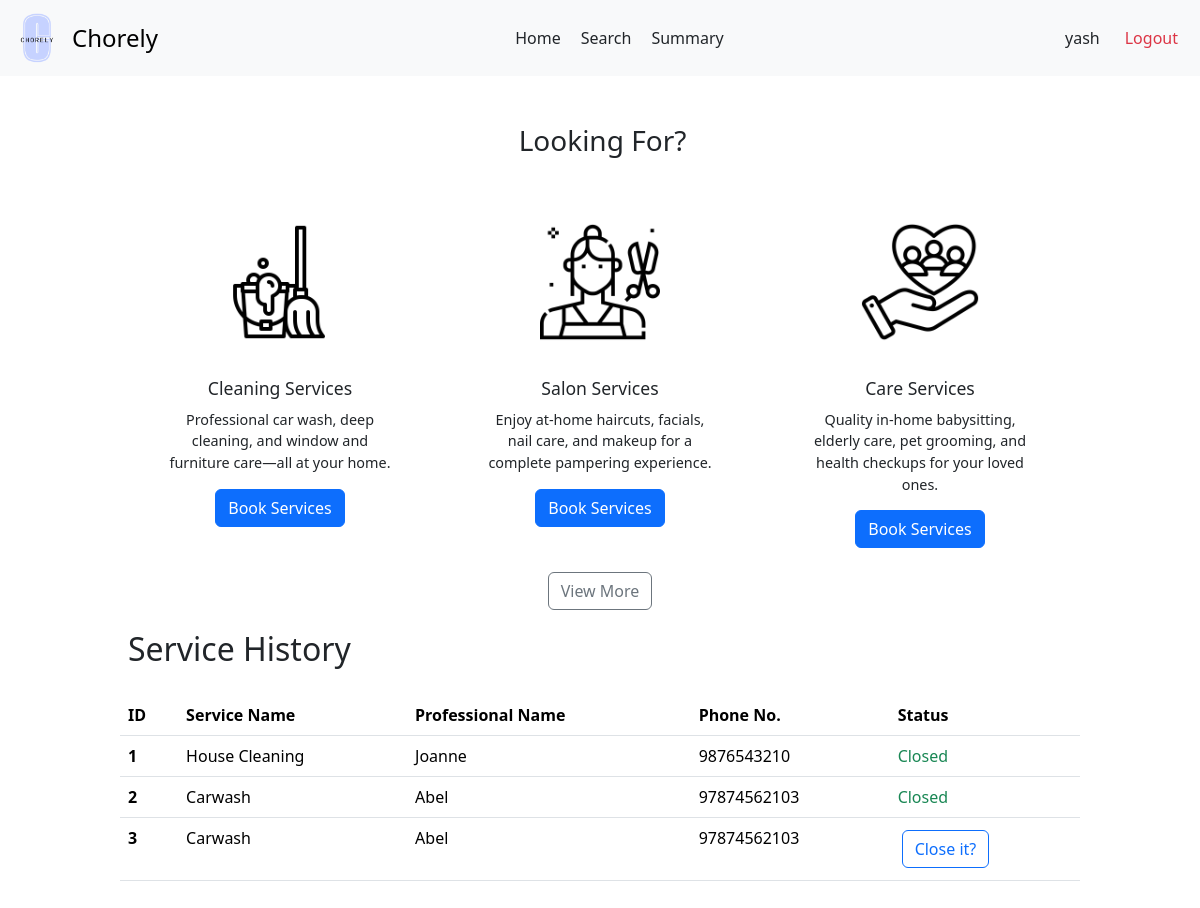
Screenshot of /user/customer/2 with the database file from the repository.
### backend/models.py (models this page shows)
class Users(db.Model):
  __tablename__ = 'Users'
  user_id = db.Column(db.Integer, primary_key=True, autoincrement=True)
  username = db.Column(db.String, unique=True, nullable=False)
  password = db.Column(db.String, nullable=False)
  role = db.Column(db.String, nullable=False)
  is_blocked = db.Column(db.Boolean, default=False)
  service_professional = db.relationship('ServiceProfessionals', backref='user', uselist=False)
  customer = db.relationship('Customers', backref='user', uselist=False)

class ServiceRequests(db.Model):
    __tablename__ = 'ServiceRequests'
    request_id = db.Column(db.Integer, primary_key=True, autoincrement=True)
    service_id = db.Column(db.Integer, db.ForeignKey('Services.service_id'), nullable=False)
    customer_id = db.Column(db.Integer, db.ForeignKey('Customers.customer_id'), nullable=False)
    professional_id = db.Column(db.Integer, db.ForeignKey('ServiceProfessionals.professional_id'))
    requested_service_date = db.Column(db.Date, default=date.today())
    date_of_request = db.Column(db.Date, default=date.today())
    date_of_completion = db.Column(db.Date)
    service_status = db.Column(db.String, default='requested')
    additional_requests = db.Column(db.String)
    remarks = db.Column(db.String)
    rating = db.Column(db.Float)

class Services(db.Model):
    __tablename__ = 'Services'
    service_id = db.Column(db.Integer, primary_key=True, autoincrement=True)
    name = db.Column(db.String, nullable=False)
    description = db.Column(db.String)
    base_price = db.Column(db.Float, nullable=False)
    time_required = db.Column(db.Integer)
    category = db.Column(db.String)
    service_professionals = db.relationship('ServiceProfessionals', backref='service')
    service_requests = db.relationship('ServiceRequests', backref='service')

class ServiceProfessionals(db.Model):
    __tablename__ = 'ServiceProfessionals'
    professional_id = db.Column(db.Integer, primary_key=True, autoincrement=True)
    user_id = db.Column(db.Integer, db.ForeignKey('Users.user_id'), unique=True, nullable=False)
    service_id = db.Column(db.Integer, db.ForeignKey('Services.service_id'), nullable=False)
    experience_years = db.Column(db.Integer)
    profile_verified = db.Column(db.Boolean, default=False)
    name = db.Column(db.String, nullable = False)
    phone = db.Column(db.String)
    address = db.Column(db.String)
    pin_code = db.Column(db.String)
    service_requests = db.relationship('ServiceRequests', backref='professional')

### backend/customerController.py (the view)
@app.route('/user/customer/<int:user_id>')
def customer_dash(user_id):
  user = Users.query.filter_by(user_id = user_id).first()
  customer = Customers.query.filter_by(user_id = user_id).first()
  return render_template('customer-dash.html', customer = customer, user = user, service_requests = customer.service_requests)

### templates/customer-dash.html (shortened to what this page needs)
<!DOCTYPE html>
<html lang="en">
<head>
  <link href="https://cdn.jsdelivr.net/npm/bootstrap@5.3.3/dist/css/bootstrap.min.css" rel="stylesheet">
  <link rel="stylesheet" href="{{ url_for('static', filename='customer-dash.css') }}">
  <link rel="stylesheet" href="{{ url_for('static', filename='navbar.css') }}">
</head>
<body>
  <nav class="navbar bg-body-tertiary">
    <div class="container-fluid">
      <a class="navbar-brand d-flex align-items-center" href="#" style="text-decoration: none;">
        <img src="{{ url_for('static', filename='logo.png') }}" alt="Chorely Logo" width="50" height="50" id="logo">
        <span style="font-size: 1.5rem;">Chorely</span>
      </a>
      <div style="display: flex;">
        <a class="nav-link active" aria-current="page" href="#">Home</a>
        <a class="nav-link" href="/customer/{{ customer.customer_id }}/search">Search</a>
        <a class="nav-link" href="/user/{{ user.user_id }}/summary">Summary</a>
      </div>
      <div class="d-flex text text-end">
        <a class="nav-link" href="/user/{{ user.user_id }}/profile">{{ user.username }}</a>
        <a class="nav-link text-danger" href="/userlogin">Logout</a>
      </div>
    </div>
  </nav>
  <div id="main">
    <div id="canvas">
      <br>
      <div class="container text-center">
        <h3 class="headings">Looking For?</h3>
        <div class="row g-4 justify-content-center" style="margin-top: 20px;">
          <div class="col">
            <div class="card custom-card mx-auto" style="width: 18rem; border: none;">
              <img src="{{ url_for('static', filename='cleaning.png') }}" class="card-img-top card-icon" alt="cleaning-mop">
              <div class="card-body">
                <h5 class="card-title">Cleaning Services</h5>
                <p class="card-text">Professional car wash, deep cleaning, and window and furniture care—all at your home.</p>
                <a href="/user/{{user.user_id}}/service/category/cleaning" class="btn btn-primary">Book Services</a>
              </div>
            </div>
          </div>
          <div class="col">
            <div class="card custom-card mx-auto" style="width: 18rem; border: none;">
              <img src="{{ url_for('static', filename='salon.png') }}" class="card-img-top card-icon" alt="cleaning-mop">
              <div class="card-body">
                <h5 class="card-title">Salon Services</h5>
                <p class="card-text">Enjoy at-home haircuts, facials, nail care, and makeup for a complete pampering experience.</p>
                <a href="/user/{{user.user_id}}/service/category/salon" class="btn btn-primary">Book Services</a>
              </div>
            </div>
          </div>
          <div class="col">
            <div class="card custom-card mx-auto" style="width: 18rem; border: none;">
              <img src="{{ url_for('static', filename='care.png') }}" class="card-img-top card-icon" alt="cleaning-mop">
              <div class="card-body">
                <h5 class="card-title">Care Services</h5>
                <p class="card-text">Quality in-home babysitting, elderly care, pet grooming, and health checkups for your loved ones.</p>
                <a href="/user/{{user.user_id}}/service/category/care" class="btn btn-primary">Book Services</a>
              </div>
            </div>
          </div>
        </div>
        <div style="text-align: center; margin: 20px;">
          <a href="/customer/{{ customer.customer_id }}/search" class="btn btn-outline-secondary">View More</a>
        </div>
      </div>
      <h2 class="headings">Service History</h2><br>
      {% if service_requests | length ==0 %}
        <div class="text text-center">
          <h5 class="headings">There are no services to display</h5>
        </div>
      {% else %}
        <div>
          <table class="table" style="margin-bottom: 50px;">
            <thead>
              <tr>
                <th scope="col">ID</th>
                <th scope="col">Service Name</th>
                <th scope="col">Professional Name</th>
                <th scope="col">Phone No.</th>
                <th scope="col">Status</th>
              </tr>
            </thead>
            <tbody>
              {% for request in service_requests %}
                <tr>
                  <th scope="row">{{ loop.index }}</th>
                  <td>{{ request.service.name }}</td>
                  {% if request.service_status == 'accepted' %}
                    <td>{{ request.professional.name }}</td>
                    <td>{{ request.professional.phone }}</td>
                    <td><a href="/user/{{ user.user_id }}/service/close/{{ request.request_id }}" class="btn btn-outline-primary">Close it?</a></td>
                  {% else %}
                    {% if request.service_status == 'requested' %}
                      <td>To be assigned</td>
                      <td> - </td>
                      <td><a href="/user/{{ user.user_id }}/service/cancel/{{ request.request_id }}" class="btn btn-danger">Cancel</a></td>
                    {% else %}
                      <td>{{ request.professional.name }}</td>
                      <td>{{ request.professional.phone }}</td>
                      <td class="text text-success">Closed</td>
                    {% endif %}
                  {% endif %}
                </tr>
              {% endfor %}
            </tbody>
          </table>
      {% endif %}
</body>
</html>

### static/customer-dash.css (style rules this page uses)
* { margin: 0px; }
#main, #canvas { margin-top: 90px; border: 2px none black; }
#canvas { width: 80%; margin: auto; height: 1000px; }
.headings { margin: 3px; padding-left: 5px; margin-top: 10px; }
td a { margin: 4px; }
table a { text-decoration: none; }
.card { height: 350px; padding: 10px; }
.card-img-top { margin-top: 10px; height: 120px; object-fit: scale-down; margin-bottom: 20px; }
.card-title { font-size: 1.1rem; margin-bottom: 10px; }
.card-text { font-size: 0.9rem; margin-bottom: 15px; }

### static/navbar.css (style rules this page uses)
#logo { object-fit: contain ; margin-right: 10px; filter: brightness(1.1) contrast(1.1) saturate(1.2); filter: contrast(100%); }
.text-end { margin-right: 10px; }
.navbar { position: fixed; background-color: white; top: 0; left: 0; right: 0; height: max-content; z-index: 1000; }

### rows the page displays
Users: username "yash"
ServiceRequests: service.name "House Cleaning", professional.name "Joanne", professional.phone "9876543210"
ServiceRequests: service.name "Carwash", professional.name "Abel", professional.phone "97874562103"
ServiceRequests: service.name "Carwash", professional.name "Abel", professional.phone "97874562103"
